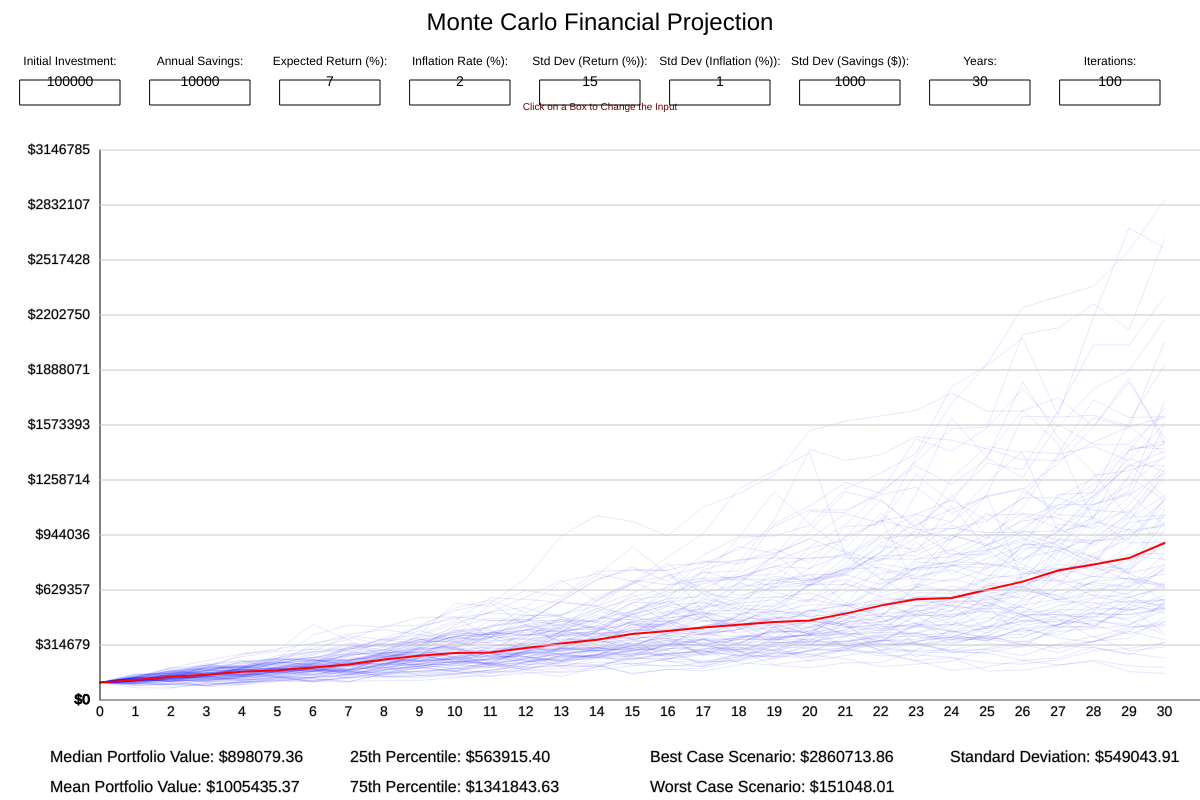
Frame 1 (no input)
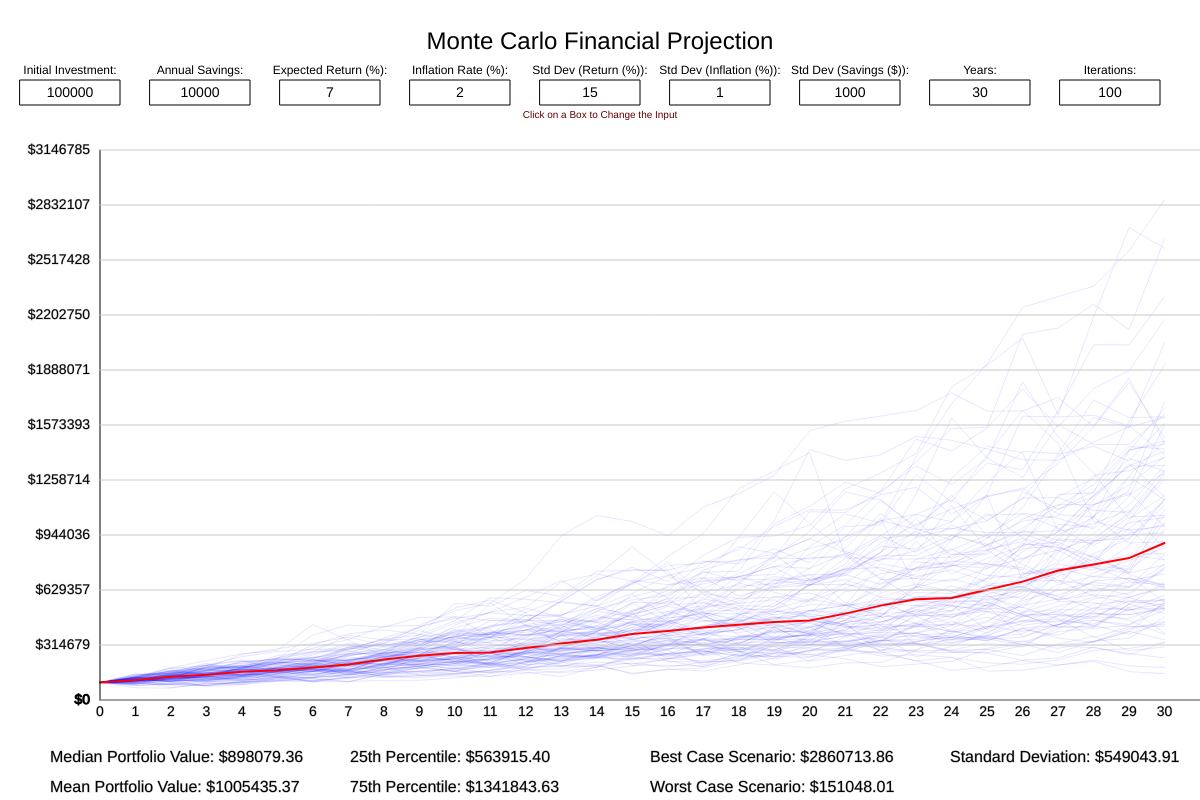
Frame 60 (no input)
Frame 120 (the mouse pressed at the canvas centre since frame 60): identical to frame 60, image omitted

The p5.js sketch that drew these frames (run headless with seeded random() and noise() and a simulated clock; from frame 60 on, the mouse is pressed at the canvas centre):

// p5.js sketch
// ── sketch.js
// Variables for user inputs
let initialInvestment = 100000;
let annualSavings = 10000;
let expectedReturn = 0.07;
let inflationRate = 0.02;
let stdDeviationReturn = 0.15;
let stdDeviationInflation = 0.01;
let stdDeviationSavings = 0.05;
let years = 30;
let iterations = 50;

let results;
let finalValues;

// Variables for input fields
let labels = [
  "Initial Investment:", "Annual Savings:", "Expected Return (%):", "Inflation Rate (%):",
  "Std Dev (Return (%)):", "Std Dev (Inflation (%)):", "Std Dev (Savings ($)):", "Years:", "Iterations:"
];
let inputs = ["100000", "10000", "7", "2", "15", "1", "1000", "30", "100"];
let selectedInput = -1;

let graphY = 150;

// Setup function for p5.js
function setup() {
  createCanvas(1200, 800);
  results = Array.from({ length: iterations }, () => Array(years + 1).fill(0));
  finalValues = Array(iterations).fill(0);
  runMonteCarlo();
}

// Monte Carlo simulation function
function runMonteCarlo() {
    // Parse and validate user inputs
    
    initialInvestment = max(0, parseFloat(inputs[0]));  // Allow 0
    annualSavings = max(0, parseFloat(inputs[1]));
    expectedReturn = max(0, parseFloat(inputs[2]) / 100);  
    inflationRate = max(0, parseFloat(inputs[3]) / 100);  
  
    stdDeviationReturn = max(0, parseFloat(inputs[4]) / 100);
    stdDeviationInflation = max(0, parseFloat(inputs[5]) / 100); 
    stdDeviationSavings = max(0, parseFloat(inputs[6]) / 100);   
  
    // Validate and set years (min 1)
    years = max(1, parseInt(inputs[7]));  
    if (parseInt(inputs[7]) < 1) {
      inputs[7] = '1';  // Update the input box to display 1
    }
  
    // Validate and set iterations (min 10)
    iterations = max(10, parseInt(inputs[8]));  
    if (parseInt(inputs[8]) < 10) {
      inputs[8] = '10';  // Update the input box to display 10
    }
  
    // Reset the results and final values based on the validated inputs
    results = Array.from({ length: iterations }, () => Array(years + 1).fill(0));
    finalValues = Array(iterations).fill(0);
  
    for (let i = 0; i < iterations; i++) {
      let balance = initialInvestment;
      results[i][0] = balance;
  
      for (let year = 1; year <= years; year++) {
        let yearlyReturn = randomGaussian() * stdDeviationReturn + expectedReturn;
        let yearlyInflation = randomGaussian() * stdDeviationInflation + inflationRate;
        let yearlySavings = randomGaussian() * stdDeviationSavings + annualSavings;
  
        balance = balance * (1 + yearlyReturn - yearlyInflation) + yearlySavings;
        results[i][year] = balance;
      }
  
      finalValues[i] = balance;
    }
  }
  

// Draw function to display everything
function draw() {
  background(255);

  // Title
  fill(0);
  noStroke();  // Remove stroke to avoid black outline
  textAlign(CENTER);
  textSize(24);  //  text size for title
  text("Monte Carlo Financial Projection", width / 2, 30);
  fill(100, 0, 0);
  textSize(10);
  text("Click on a Box to Change the Input", width / 2, 110);
  fill(0);

  // Draw input fields across the top
  drawInputFields();

  // Draw the Monte Carlo projections graph
  drawGraph();

  // Display summary statistics
  drawSummary();
}

// Function to draw input fields for user interaction (across the top)
function drawInputFields() {
    fill(0);
    textSize(10);  // Adjust text size for input labels
    textAlign(LEFT);
    noStroke();  // Ensure no outline for the text
  
    let boxWidth = 100;
    let boxHeight = 25;
    let labelY = 80;  // Set consistent Y position for all labels
    let xOffset = 20;
    let xSpacing = boxWidth + 30;
  
    for (let i = 0; i < labels.length; i++) {
      let x = xOffset + i * xSpacing;
      
      // Handle wrapping to the second line if input boxes exceed width
      if (x + boxWidth > width - 20) {
        x = xOffset + (i - labels.length / 2) * xSpacing;
        labelY = 120;  // Move labels to second row
      }
  
      // Draw labels and input boxes
      noStroke();  // No outline for text
      textSize(12);
      textAlign(CENTER);
      text(labels[i], x + boxWidth / 2, labelY - 15);
      
      stroke(0);  // Outline for input boxes only
      noFill();  // No fill inside the input boxes
      rect(x, labelY, boxWidth, boxHeight);
  
      // Draw the input value inside the box
      textSize(14);
      fill(0);
      noStroke();  // No outline for the text inside the box
      textAlign(CENTER);
      text(inputs[i], x + boxWidth / 2, labelY + (boxHeight / 3) - 2);
      textAlign(LEFT);  // Reset text alignment
    }
  }
  

// Function to draw the Monte Carlo projections graph with axes
function drawGraph() {
  stroke(0, 0, 255, 25);
  noFill();

  let graphX = 100;
  let graphYTop = 150;
  let graphWidth = width - 100;
  let graphHeight = height - 250;
  let xSpacing = graphWidth / (years + 1);
  let yMax = max(finalValues) * 1.1;

  // Draw Monte Carlo projection lines
  for (let i = 0; i < iterations; i++) {
    beginShape();
    for (let year = 0; year <= years; year++) {
      let x = graphX + year * xSpacing;
      let y = map(results[i][year], 0, yMax, graphYTop + graphHeight, graphYTop);
      vertex(x, y);
    }
    endShape();
  }

  // Calculate and draw the median line
  let medianValues = Array(years + 1).fill(0);
  for (let year = 0; year <= years; year++) {
    let yearValues = results.map(r => r[year]);
    medianValues[year] = calculateMedian(yearValues);
  }

  // Draw the median line
  stroke(255, 0, 0);
  strokeWeight(2);
  beginShape();
  for (let year = 0; year <= years; year++) {
    let x = graphX + year * xSpacing;
    let y = map(medianValues[year], 0, yMax, graphYTop + graphHeight, graphYTop);
    vertex(x, y);
  }
  endShape();

  // Reset stroke for axes and labels
  stroke(0);
  strokeWeight(1);
  line(graphX, graphYTop, graphX, graphYTop + graphHeight);  // y-axis
  line(graphX, graphYTop + graphHeight, graphX + graphWidth, graphYTop + graphHeight);  // x-axis

  // Draw y-axis labels
  let numYLabels = 10;
  for (let i = 0; i <= numYLabels; i++) {
    let yValue = i * yMax / numYLabels;
    let y = map(yValue, 0, yMax, graphYTop + graphHeight, graphYTop);
    fill(0);
    textAlign(RIGHT, CENTER);
    text("$" + nf(yValue, 0, 0), graphX - 10, y);
    stroke(200);
    line(graphX, y, graphX + graphWidth, y);  // Horizontal grid lines
  }

  // Draw x-axis labels (Years)
  for (let year = 0; year <= years; year++) {
    let x = graphX + year * xSpacing;
    fill(0);
    textAlign(CENTER, TOP);
    text(year, x, graphYTop + graphHeight + 5);
  }
}

// Function to display summary statistics
function drawSummary() {
  fill(0);
  textAlign(LEFT);
  textSize(16);

  let median = calculateMedian(finalValues);
  let bestCase = max(finalValues);
  let worstCase = min(finalValues);
  let meanValue = calculateMean(finalValues);
  let stdDevValue = calculateStandardDeviation(finalValues, meanValue);
  let twentyFifthPercentile = calculatePercentile(finalValues, 25);
  let seventyFifthPercentile = calculatePercentile(finalValues, 75);

  text("Median Portfolio Value: $" + nf(median, 1, 2), 50, height - 50);
  text("Mean Portfolio Value: $" + nf(meanValue, 1, 2), 50, height - 20);
  text("25th Percentile: $" + nf(twentyFifthPercentile, 1, 2), 350, height - 50);
  text("75th Percentile: $" + nf(seventyFifthPercentile, 1, 2), 350, height - 20);
  text("Best Case Scenario: $" + nf(bestCase, 1, 2), 650, height - 50);
  text("Worst Case Scenario: $" + nf(worstCase, 1, 2), 650, height - 20);
  text("Standard Deviation: $" + nf(stdDevValue, 1, 2), 950, height - 50);
}

// Helper function to calculate the mean (average)
function calculateMean(values) {
  let sum = values.reduce((a, b) => a + b, 0);
  return sum / values.length;
}

// Helper function to calculate the standard deviation
function calculateStandardDeviation(values, mean) {
  let sumSquares = values.reduce((sum, value) => sum + (value - mean) ** 2, 0);
  return sqrt(sumSquares / values.length);
}

// Helper function to calculate a percentile
function calculatePercentile(values, percentile) {
  let sorted = [...values].sort((a, b) => a - b);
  let index = int(percentile / 100 * sorted.length);
  return sorted[index];
}

// Helper function to calculate the median
function calculateMedian(values) {
  let sorted = [...values].sort((a, b) => a - b);
  if (sorted.length % 2 === 0) {
    return (sorted[sorted.length / 2 - 1] + sorted[sorted.length / 2]) / 2;
  } else {
    return sorted[sorted.length / 2];
  }
}

// Handle mouse clicks to open input dialogue boxes
function mousePressed() {
  let boxWidth = 100;
  let boxHeight = 25;
  let labelY = 80;
  let xOffset = 20;
  let xSpacing = boxWidth + 30;

  for (let i = 0; i < labels.length; i++) {
    let x = xOffset + i * xSpacing;

    if (x + boxWidth > width - 20) {
      x = xOffset + (i - labels.length / 2) * xSpacing;
      labelY = 120;
    }

    if (mouseX > x && mouseX < x + boxWidth && mouseY > labelY && mouseY < labelY + boxHeight) {
      selectedInput = i;
      let inputValue = prompt("Enter new value for " + labels[i] + ":");
      if (inputValue !== null) {
        inputs[i] = inputValue;
        runMonteCarlo();  // Re-run the simulation with updated inputs
      }
    }
  }
}
